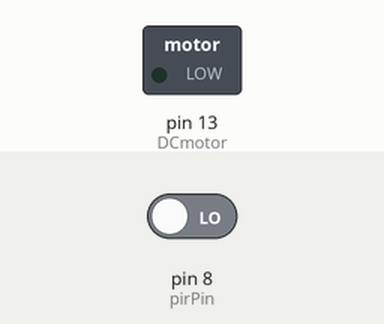
Bench run of a sketch on a simulated Arduino Uno, built with avr-gcc and run on an emulated ATmega328P. On the bench: switched loads named in the sketch (green lamp = pin HIGH). Inputs (shaded band) come from the test bench; at power-on: pin 8 (pirPin) LOW.

Above: at 1.2 s.
1.3 s: pin 8 (pirPin) driven HIGH
At 2.5 s:
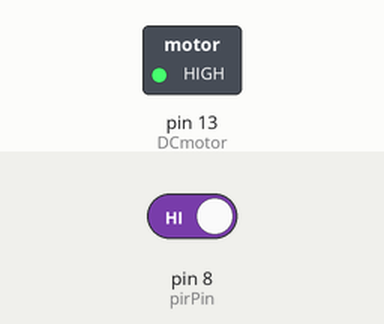
2.8 s: pin 8 (pirPin) driven LOW
At 3.6 s:
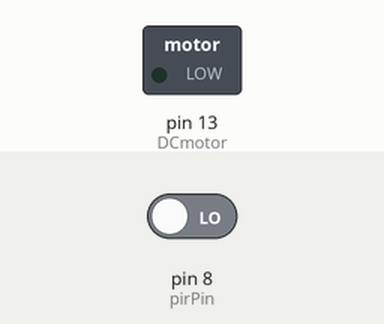
Timing chart, 0 to 5.8 s (numbered marks = the images above; inputs shaded):
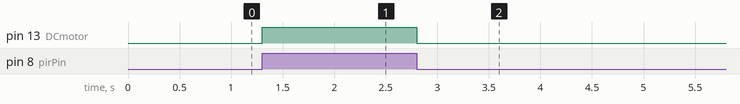

The sketch:

dc_ex02.ino
```cpp
int DCmotor = 13;
int pirPin = 8;

void setup() {
  pinMode(DCmotor, OUTPUT);
  pinMode(pirPin, INPUT);
}

void loop() {
  int pir_val = digitalRead(pirPin);

  if(pir_val == HIGH)
  {
    digitalWrite(DCmotor, HIGH);
  }
  else
  {
    digitalWrite(DCmotor, LOW);
  }
}
```

Measured:
- after the input at 1.3 s, pin 13 (DCmotor): LOW → HIGH at once
- after the input at 2.8 s, pin 13 (DCmotor): HIGH → LOW at once
